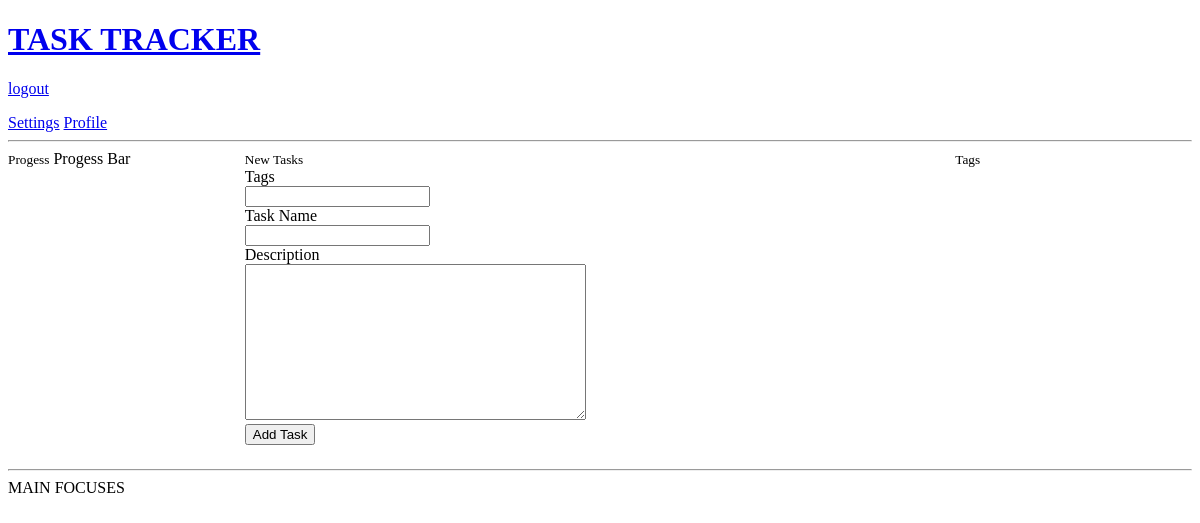
Before: /profile/ (signed in) with the older database file.
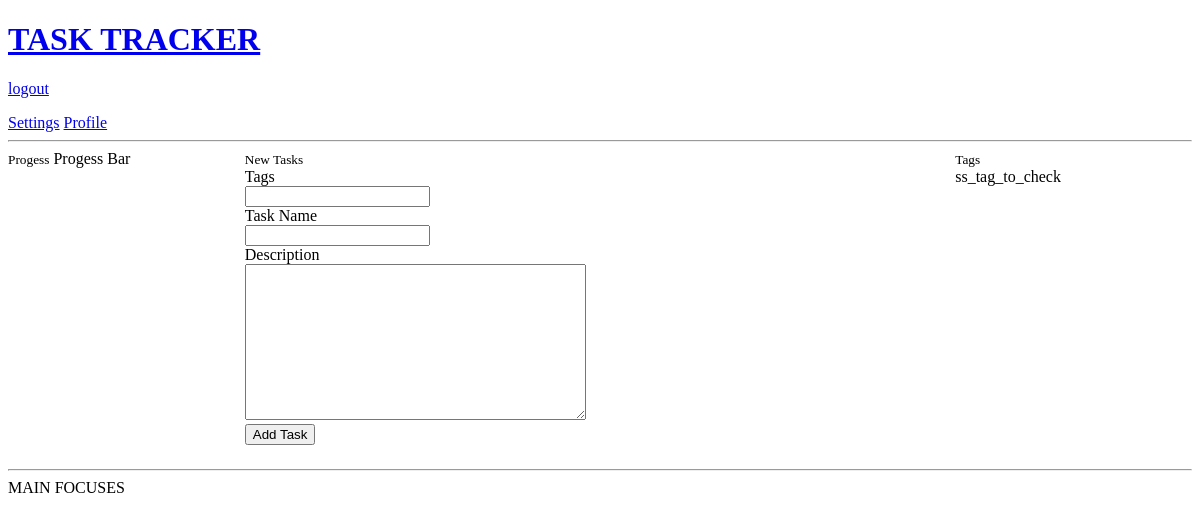
After: the same page with the newer database file.
### base/models.py (models this page shows, shortened)
class Tag(models.Model):
    user_id = models.ForeignKey(User,on_delete = models.SET_NULL,null = True,blank = True)
    name = models.CharField(max_length = 50)

### base/views.py (the view)
# urls.py: , path('profile/', views.userProfile, name = 'user-profile')
@login_required(login_url = 'user-login')
def userProfile(request):
    task_form = TaskForm()
    tags = Tag.objects.filter( user_id = request.user.id)
    context = {'tags':tags, 'task_form':task_form}
    return render (request, 'base/profile.html', context = context)

### base/forms.py
class TaskForm(ModelForm):
    class Meta:
        model = Task
        fields = '__all__'

### base/templates/base/profile.html (shortened to what this page needs)
{% extends 'main.html'%}
{% block content %}
<main>
    <div class='grid-container'>
        <div>
            <small>Progess</small>
        <a>Progess Bar</a>
        </div>
        <div>
            <small>New Tasks</small>
            {% include 'base/tasks.html' %}
        </div>
        <div>
            <small>Tags</small>
            {% include 'base/tags.html' %}
        </div>
    </div>
</main>
{% endblock %}

### templates/main.html (shortened to what this page needs)
<!DOCTYPE html>
<html lang="en">
<head>
</head>
<body>
    <a href = "/">
        <h1>TASK TRACKER</h1>
    </a>
    {% include 'navbar.html'%}
    {%block content%}
    {% endblock %}
        <hr>
    <div>
        MAIN FOCUSES
    </div>
</body>
</html>

### templates/navbar.html (shortened to what this page needs)
<!DOCTYPE html>
<html lang="en">
<head>
</head>
<body class = 'selection'>
    {% if request.user.is_authenticated %}
    <p>
        <a href = "{% url 'user-logout'%}">logout</a>
    </p>
    {%else%}
    <p>
        <a href = '{% url "user-login"%}'>login</a>
    </p>
    {% endif %}
    <a href = 'setings'>Settings</a>
    <a href = "{% url 'user-profile' %}">Profile</a>
    <hr>
</body>
</html>

### base/templates/base/tasks.html (shortened to what this page needs)
<div class ="form_div">
<form class ="form" action = "" method = "POST">
    <div class = "form_group">
        <label for = 'tag_decision'>Tags</label>
        <input name = 'tag' action = '' type = 'text'>
    </div>
    <div class = "form_group">
        <label for = 'task_decision'>Task Name</label>
        {{task_form.name}}
    </div>
    <div class = "form_group">
        <label for = 'task_description'>Description</label>
        {{task_form.description}}
    </div>
    <button type = 'submit' method = 'POST'>Add Task</button>
</form>
</div>

### base/templates/base/tags.html
<div>
    {%for tag in tags%}
        <a>{{tag.name}}</a>
    {% endfor %}
</div>

### base/templates/base/profile.html (style rules this page uses)
.grid-container { display: grid; grid-template-columns: 1fr 3fr 1fr; }

### base/templates/base/tasks.html (style rules this page uses)
label { display:block; }

Changed rows visible on the page:
added Tag: name "ss_tag_to_check"
